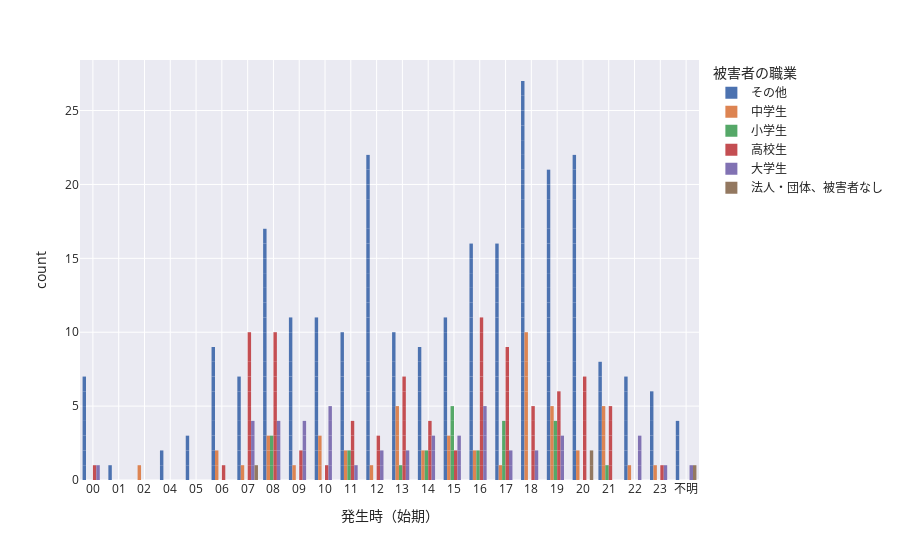

The notebook cell this image was saved under:
### Markdown cell above
↑上のチャートの凡例ののカテゴリーをダブルクリックするとどうなる？

`barmode='group'`を足すと何がどのように変わる？

### Code cell
fig = px.bar(kashiwa,
            x='発生時（始期）',
            color='被害者の職業',
            barmode='group', # group the categories,
            template='seaborn'
            )
fig.update_traces(
    marker_line_width=0
)
fig.update_xaxes(categoryorder='category ascending')
fig.show()

### Figure 1 — Plotly figure (JSON) as saved in the notebook; plotly's stock layout.template omitted (floating-point values rounded to 4 significant figures; data arrays with more than 128 entries replaced by an {"elided": "..."} marker saying what was removed)
{"data": [{"alignmentgroup": "True", "hovertemplate": "被害者の職業=その他<br>発生時（始期）=%{x}<br>count=%{y}<extra></extra>", "legendgroup": "その他", "marker": {"color": "rgb(76,114,176)", "line": {"width": 0}, "pattern": {"shape": ""}}, "name": "その他", "offsetgroup": "その他", "orientation": "v", "showlegend": true, "textposition": "auto", "type": "bar", "x": {"elided": "257 str values"}, "xaxis": "x", "y": {"elided": "257 int values"}, "yaxis": "y"}, {"alignmentgroup": "True", "hovertemplate": "被害者の職業=中学生<br>発生時（始期）=%{x}<br>count=%{y}<extra></extra>", "legendgroup": "中学生", "marker": {"color": "rgb(221,132,82)", "line": {"width": 0}, "pattern": {"shape": ""}}, "name": "中学生", "offsetgroup": "中学生", "orientation": "v", "showlegend": true, "textposition": "auto", "type": "bar", "x": ["22", "18", "21", "19", "15", "13", "21", "15", "18", "14", "19", "02", "08", "13", "19", "11", "16", "13", "18", "10", "18", "06", "09", "20", "08", "11", "18", "21", "10", "18", "18", "21", "19", "13", "07", "16", "10", "17", "13", "06", "21", "14", "18", "08", "15", "20", "23", "19", "18", "18", "12"], "xaxis": "x", "y": [1, 1, 1, 1, 1, 1, 1, 1, 1, 1, 1, 1, 1, 1, 1, 1, 1, 1, 1, 1, 1, 1, 1, 1, 1, 1, 1, 1, 1, 1, 1, 1, 1, 1, 1, 1, 1, 1, 1, 1, 1, 1, 1, 1, 1, 1, 1, 1, 1, 1, 1], "yaxis": "y"}, {"alignmentgroup": "True", "hovertemplate": "被害者の職業=小学生<br>発生時（始期）=%{x}<br>count=%{y}<extra></extra>", "legendgroup": "小学生", "marker": {"color": "rgb(85,168,104)", "line": {"width": 0}, "pattern": {"shape": ""}}, "name": "小学生", "offsetgroup": "小学生", "orientation": "v", "showlegend": true, "textposition": "auto", "type": "bar", "x": ["15", "17", "08", "19", "08", "19", "11", "14", "15", "16", "17", "13", "15", "14", "17", "08", "15", "17", "15", "21", "19", "11", "19", "16"], "xaxis": "x", "y": [1, 1, 1, 1, 1, 1, 1, 1, 1, 1, 1, 1, 1, 1, 1, 1, 1, 1, 1, 1, 1, 1, 1, 1], "yaxis": "y"}, {"alignmentgroup": "True", "hovertemplate": "被害者の職業=高校生<br>発生時（始期）=%{x}<br>count=%{y}<extra></extra>", "legendgroup": "高校生", "marker": {"color": "rgb(196,78,82)", "line": {"width": 0}, "pattern": {"shape": ""}}, "name": "高校生", "offsetgroup": "高校生", "orientation": "v", "showlegend": true, "textposition": "auto", "type": "bar", "x": ["21", "07", "20", "07", "07", "23", "08", "08", "06", "07", "17", "17", "15", "18", "18", "08", "07", "09", "16", "14", "15", "08", "07", "17", "07", "21", "19", "14", "14", "13", "18", "16", "11", "18", "13", "21", "11", "17", "16", "20", "13", "08", "13", "16", "11", "14", "00", "13", "13", "11", "16", "17", "17", "20", "17", "08", "13", "20", "12", "16", "19", "08", "19", "07", "12", "16", "08", "20", "16", "20", "07", "08", "17", "19", "08", "18", "16", "19", "19", "16", "20", "16", "21", "12", "21", "07", "17", "09", "10"], "xaxis": "x", "y": [1, 1, 1, 1, 1, 1, 1, 1, 1, 1, 1, 1, 1, 1, 1, 1, 1, 1, 1, 1, 1, 1, 1, 1, 1, 1, 1, 1, 1, 1, 1, 1, 1, 1, 1, 1, 1, 1, 1, 1, 1, 1, 1, 1, 1, 1, 1, 1, 1, 1, 1, 1, 1, 1, 1, 1, 1, 1, 1, 1, 1, 1, 1, 1, 1, 1, 1, 1, 1, 1, 1, 1, 1, 1, 1, 1, 1, 1, 1, 1, 1, 1, 1, 1, 1, 1, 1, 1, 1], "yaxis": "y"}, {"alignmentgroup": "True", "hovertemplate": "被害者の職業=大学生<br>発生時（始期）=%{x}<br>count=%{y}<extra></extra>", "legendgroup": "大学生", "marker": {"color": "rgb(129,114,179)", "line": {"width": 0}, "pattern": {"shape": ""}}, "name": "大学生", "offsetgroup": "大学生", "orientation": "v", "showlegend": true, "textposition": "auto", "type": "bar", "x": ["14", "17", "10", "18", "16", "07", "22", "14", "19", "16", "09", "19", "07", "15", "10", "08", "16", "22", "08", "13", "07", "10", "09", "12", "00", "12", "15", "不明", "09", "19", "17", "11", "16", "10", "08", "22", "15", "10", "16", "23", "07", "13", "09", "14", "18", "08"], "xaxis": "x", "y": [1, 1, 1, 1, 1, 1, 1, 1, 1, 1, 1, 1, 1, 1, 1, 1, 1, 1, 1, 1, 1, 1, 1, 1, 1, 1, 1, 1, 1, 1, 1, 1, 1, 1, 1, 1, 1, 1, 1, 1, 1, 1, 1, 1, 1, 1], "yaxis": "y"}, {"alignmentgroup": "True", "hovertemplate": "被害者の職業=法人・団体、被害者なし<br>発生時（始期）=%{x}<br>count=%{y}<extra></extra>", "legendgroup": "法人・団体、被害者なし", "marker": {"color": "rgb(147,120,96)", "line": {"width": 0}, "pattern": {"shape": ""}}, "name": "法人・団体、被害者なし", "offsetgroup": "法人・団体、被害者なし", "orientation": "v", "showlegend": true, "textposition": "auto", "type": "bar", "x": ["20", "不明", "07", "20"], "xaxis": "x", "y": [1, 1, 1, 1], "yaxis": "y"}], "layout": {"barmode": "group", "legend": {"title": {"text": "被害者の職業"}, "tracegroupgap": 0}, "margin": {"t": 60}, "xaxis": {"anchor": "y", "categoryorder": "category ascending", "domain": [0, 1], "title": {"text": "発生時（始期）"}}, "yaxis": {"anchor": "x", "domain": [0, 1], "title": {"text": "count"}}}}
